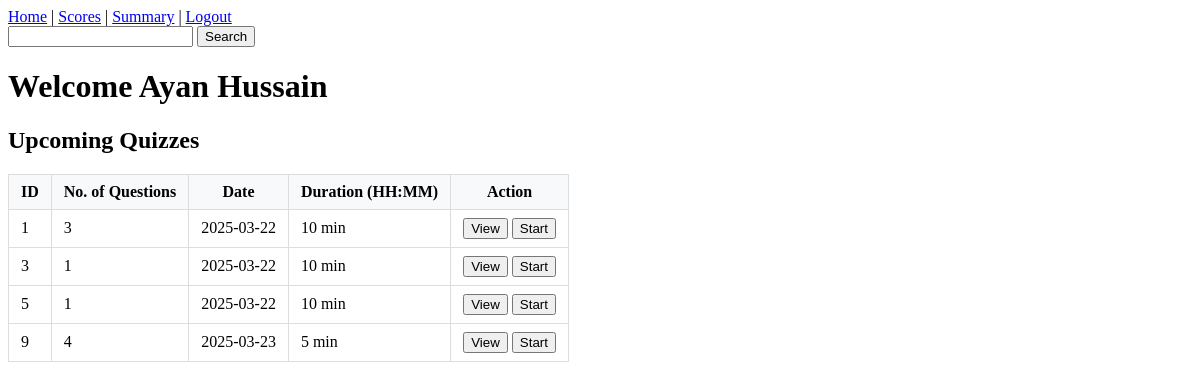
The page /user_dashboard/0 on the database as committed earlier.
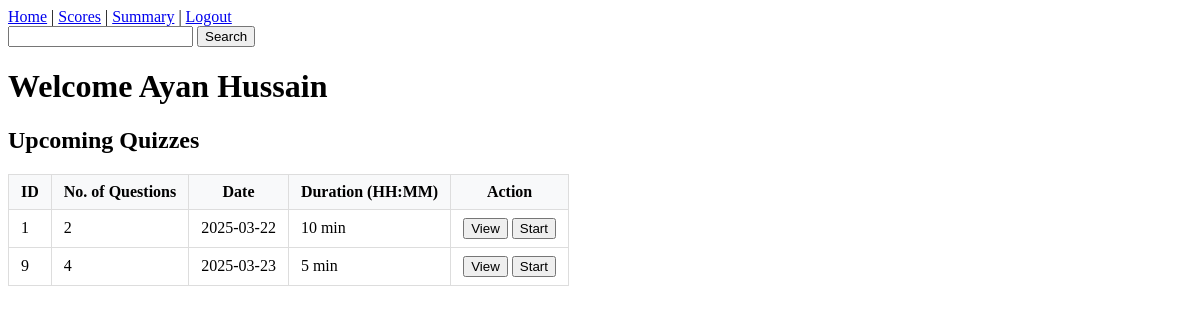
The same page on the database as committed later.
### models.py (models this page shows)
class User(db.Model):
    id = db.Column(db.Integer, primary_key=True )
    email = db.Column(db.String(100), unique=True, nullable=False)
    password = db.Column(db.String(255), nullable=False)
    full_name = db.Column(db.String(150), nullable=False)
    qualification = db.Column(db.String(150))
    dob = db.Column(db.Date)
    scores = db.relationship('Score', backref='user', lazy=True, cascade="all, delete-orphan")

class Quiz(db.Model):
    id = db.Column(db.Integer, primary_key = True)
    chapter_id = db.Column(db.Integer, db.ForeignKey('chapter.id'), nullable = False)
    date_of_quiz = db.Column(db.String(10))
    time_duration = db.Column(db.String(10)) #HH:MM
    remark = db.Column(db.String(100), nullable = True)
    scores = db.relationship('Score', backref='quiz', lazy=True, cascade="all, delete-orphan")
    question = db.relationship('Question', backref = 'quiz', lazy = True, cascade="all, delete-orphan")

### app.py (the view)
@app.route("/user_dashboard/<int:user_id>")
def user_dashboard(user_id):
    user = User.query.get_or_404(user_id)
    quizzes = Quiz.query.all()
    return render_template('user_dashboard.html', quizzes=quizzes, user=user)

### models.py (called while the page is built)
    @property
    def total_question(self):
        return sum(len(quiz.question) for quiz in self.quizzes)

### templates/user_dashboard.html (shortened to what this page needs)
<!DOCTYPE html>
<html lang="en">
<head>
</head>
<body>
    <div id="nav_bar">
        <a href="{{ url_for('user_dashboard', user_id=user.id) }}">Home</a> |
        <a href="{{ url_for('score', user_id=user.id) }}">Scores</a>  |
        <a href="{{ url_for('user_summary', user_id=user.id) }}">Summary</a> |
        <a href="{{ url_for('login') }}">Logout</a>
        <form action="{{ url_for('user_search', user_id=user.id) }}">
            <input type="text" name="search_key" value="{{ search_key if search_key }}">
            <button>Search</button>
        </form>
        <h1>Welcome {{ user.full_name }}</h1>
    </div>
    <h2>Upcoming Quizzes</h2>
    <table border="1px">
        <tr>
            <th>ID</th>
            <th>No. of Questions</th>
            <th>Date</th>
            <th>Duration (HH:MM)</th>
            <th>Action</th>
        </tr>
        {% for quiz in quizzes %}
            {% if not search_key or
                  search_key.lower() in quiz.remark.lower() or
                  search_key.lower() in quiz.chapter.name.lower() %}
            <tr>
                <td>{{ quiz.id }}</td>
                <td>{{ quiz.chapter.total_question }}</td>
                <td>{{ quiz.date_of_quiz }}</td>
                <td>{{ quiz.time_duration }}</td>
                <td>
                    <a href="{{ url_for('view_quiz', quiz_id=quiz.id, user_id=user.id) }}"><button>View</button></a>
                    <a href="{{ url_for('start_quiz', quiz_id=quiz.id, user_id=user.id) }}">
                        <button>Start</button>
                    </a>
                </td>
            </tr>
            {% endif %}
        {% else %}
            {% if search_key %}
                <tr class="no-results">
                    <td colspan="5">No quizzes found matching "{{ search_key }}"</td>
                </tr>
            {% endif %}
        {% endfor %}
    </table>
</body>
</html>

### templates/user_dashboard.html (style rules this page uses)
table { margin: 20px 0; border-collapse: collapse; }
th, td { padding: 8px 12px; border: 1px solid #ddd; }
th { background-color: #f8f9fa; }

Rows that differ between the two databases and show on the page:
removed Quiz: id "3", chapter.total_question "1", date_of_quiz "2025-03-22", time_duration "10 min"
removed Quiz: id "5", chapter.total_question "1", date_of_quiz "2025-03-22", time_duration "10 min"
computed for Quiz "10 min": chapter.total_question "3" → "2"
